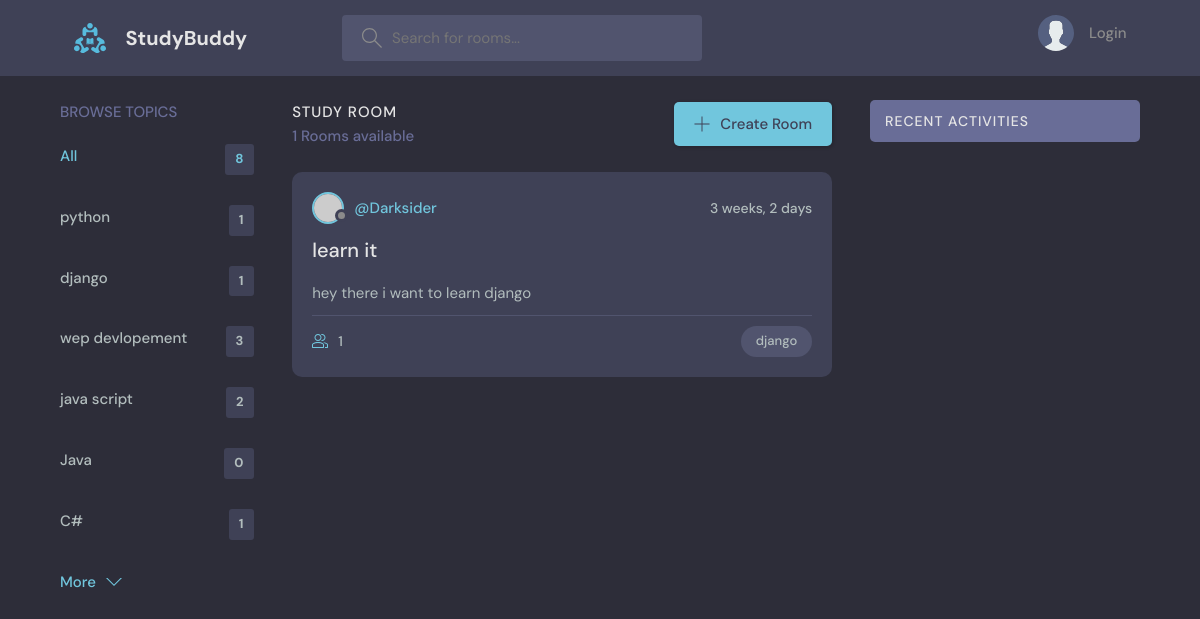
/?q=django, run on the app's committed database.
### base/models.py (models this page shows, shortened)
class Topic(models.Model):
    name = models.CharField(max_length=200)
    def __str__(self):
        return self.name

class Room(models.Model):
    host = models.ForeignKey(User, on_delete=models.SET_NULL , null=True)
    topic= models.ForeignKey(Topic , on_delete=models.SET_NULL ,null= True)
    name = models.CharField(max_length= 200)
    descripation = models.TextField(null= True , blank= True)
    participants = models.ManyToManyField(User , related_name='participants' , blank=True)
    update = models.DateTimeField(auto_now= True)
    created = models.DateTimeField(auto_now_add=True)
    class Meta:
        ordering = ['-update','-created']

### base/views.py (the view)
# urls.py: path('', views.home , name ='home'),
def home(request):
    q = request.GET.get('q') if request.GET.get('q') !=None else ''
    rooms =  Room.objects.filter(
    Q(topic__name__icontains=q )|
    Q(descripation__icontains = q)|
    Q(name__icontains =q)
    )
    messagefeed = Message.objects.filter(
    Q(room__topic__name__icontains=q )
    )
    allroom_count = Room.objects.count
    room__count = rooms.count
    topics = Topic.objects.all()
    context = {'room': rooms , 'topics':topics , 'room__count':room__count , 'messagefeed':messagefeed,'allroom_count':allroom_count}
    return render(request,'base/home.html' , context)

### base/templates/base/home.html
{% extends 'main.html'%}
{% block content %}
     <main class="layout layout--3">
      <div class="container">
    <div>
        {%include 'base/topicscomp.html' %}
    </div>
    <div>
           {%include 'base/feed.html' %}
    </div>
    <div >
      {% include 'base/activaty.html'%}
    </div>
</div>
</main>
{% endblock content%}

### base/templates/base/topicscomp.html
<div class="topics">
  <a href="{% url 'topic' %} ">
    <div class="topics__header">
      <h2>Browse Topics</h2>
    </div>
  </a>
    <ul class="topics__list">
      <li>
        <a href="{% url 'home'%}" class="active">All <span>{{allroom_count}}</span></a>
      </li>
      {% for topic in topics %}
      <li>
        <a href="{%url 'home'%}?q={{topic.name}}">{{topic.name}} <span>{{topic.room_set.all.count}}</span></a>
      </li>
      {% endfor %}
    </ul>
    <a class="btn btn--link" href="{% url 'topic'%}">
      More
      <svg version="1.1" xmlns="http://www.w3.org/2000/svg" width="32" height="32" viewBox="0 0 32 32">
        <title>chevron-down</title>
        <path d="M16 21l-13-13h-3l16 16 16-16h-3l-13 13z"></path>
      </svg>
    </a>
  </div>

### base/templates/base/feed.html (shortened to what this page needs)
{% load static %}
<div class="roomList">
    <div class="roomList__header">
      <div>
        <h2>Study Room</h2>
        <p>{{room__count}} Rooms available</p>
      </div>
      <a class="btn btn--main" href="{% url 'create-room'%}">
        <svg version="1.1" xmlns="http://www.w3.org/2000/svg" width="32" height="32" viewBox="0 0 32 32">
          <title>add</title>
          <path
            d="M16.943 0.943h-1.885v14.115h-14.115v1.885h14.115v14.115h1.885v-14.115h14.115v-1.885h-14.115v-14.115z"
          ></path>
        </svg>
        Create Room
      </a>
    </div>
    {% for room in room%}
    <div class="roomListRoom">
      <div class="roomListRoom__header">
        <a href="{% url 'profile' room.host.id %}" class="roomListRoom__author">
          <div class="avatar avatar--small">
            <img src="https://randomuser.me/api/portraits/women/11.jpg" />
          </div>
          <span>@{{room.host.username }}</span>
        </a>
        <div class="roomListRoom__actions">
          <span>{{room.created|timesince}}</span>
        </div>
      </div>
      <div class="roomListRoom__content">
        <a href="{%url 'room' room.id%}">{{room.name}}</a>
        <p>
          {{room.descripation}}
        </p>
      </div>
      <div class="roomListRoom__meta">
        <a href="{%url 'room' room.id%}" class="roomListRoom__joined">
          {{room.participants.count}}
        </a>
        <p class="roomListRoom__topic">{{room.topic}}</p>
      </div>
    </div>
    {% endfor %}
  </div>

### static/style/style.css (style rules this page uses)
:root { --color-main: #71c6dd; --color-main-light: #e1f6fb; --color-dark: #3f4156; --color-dark-medium: #51546e; --color-dark-light: #696d97; --color-light: #e5e5e5; --color-gray: #8b8b8b; --color-light-gray: #b2bdbd; --color-bg: #2d2d39; --color-success: #5dd693; --color-error: #fc4b0b; }
* { font-family: "DM Sans", -apple-system, BlinkMacSystemFont, "Segoe UI", Roboto, Oxygen, Ubuntu, Cantarell, "Open Sans", "Helvetica Neue", sans-serif; margin: 0; padding: 0; box-sizing: border-box; text-rendering: optimizeLegibility; font-size: inherit; }
html { font-size: 56.25%; }
@media only screen and (min-width: 1200px) { html { font-size: 62.5%; } }
body { line-height: 1.6; font-weight: 400; font-size: 1.5rem; color: var(--color-light-gray); background-color: var(--color-bg); min-height: 100vh; }
img { width: 100%; }
a { display: inline-block; color: var(--color-main); text-decoration: none; }
.container { max-width: 120rem; width: 90%; margin: auto; }
.btn { background-color: transparent; border: none; display: inline-flex; align-items: center; gap: 1rem; cursor: pointer; transition: all ease-in-out 0.3s; padding: 1rem 2rem; border-radius: 5px; box-shadow: 1px 1px 3px 1px rgba(0, 0, 0, 0.15); font-weight: 500; }
.btn--link { border-radius: 0; padding: 0; color: var(--color-main); box-shadow: none; }
.btn--main { background-color: var(--color-main); color: var(--color-dark); }
.btn > svg { fill: currentColor; width: 1.6rem; height: 1.6rem; }
.avatar { position: relative; display: inline-block; border-radius: 50%; border: 2px solid var(--color-main); }
.avatar img { display: block; border-radius: 50%; object-fit: cover; object-position: center; }
.avatar::after { content: ""; display: block; position: absolute; background-color: var(--color-gray); z-index: 111; border-radius: 50%; border: 0.3rem solid var(--color-dark); }
.avatar.avatar--small img { width: 2.8rem; height: 2.8rem; }
.avatar.avatar--small:after { width: 0.7rem; height: 0.7rem; bottom: 0px; right: -6px; }
.layout { margin-top: 2.4rem; }
.layout > .container { display: flex; justify-content: space-between; align-items: flex-start; }
.layout--3 > .container > div:first-child { flex-basis: 18%; max-width: 22.5rem; }
.layout--3 > .container > div:nth-child(2) { flex-basis: 50%; }
.layout--3 > .container > div:last-child { flex-basis: 25%; }
.topics__header { margin-bottom: 2rem; }
.topics__header h2 { text-transform: uppercase; font-weight: 500; color: var(--color-dark-light); }
.topics__list { list-style: none; }
.topics__list li a { display: flex; justify-content: space-between; margin-bottom: 3rem; font-weight: 500; color: var(--color-light-gray); transition: all 0.3s ease-in-out; }
.topics__list li a.active, .topics__list li a:hover { color: var(--color-main); }
.topics__list li a span { padding: 0.5rem 1rem; background-color: var(--color-dark); border-radius: 3px; font-size: 1.3rem; font-weight: 700; letter-spacing: 1px; }
.roomList__header { display: flex; justify-content: space-between; align-items: center; margin-bottom: 2.4rem; }
.roomList__header h2 { text-transform: uppercase; font-weight: 500; color: var(--color-light); letter-spacing: 1px; }
.roomList__header p { font-weight: 500; color: var(--color-dark-light); }
.roomListRoom { margin-bottom: 2.4rem; background-color: var(--color-dark); border-radius: 1rem; padding: 2rem; }
.roomListRoom__header { display: flex; justify-content: space-between; align-items: center; }
.roomListRoom__author { font-weight: 500; display: flex; align-items: center; gap: 1rem; }
.roomListRoom__actions { display: flex; align-items: flex-start; gap: 1rem; position: relative; }
.roomListRoom__actions span { font-size: 1.4rem; font-weight: 500; }
.roomListRoom__content { margin: 1rem 0; }
.roomListRoom__content a { font-size: 2rem; font-weight: 500; margin-bottom: 1.5rem; color: var(--color-light); transition: all 0.3s ease-in-out; }
.roomListRoom__meta { border-top: 1px solid var(--color-dark-medium); padding-top: 1rem; display: flex; align-items: center; justify-content: space-between; }
.roomListRoom__joined { color: var(--color-light-gray); display: flex; align-items: center; gap: 1rem; font-size: 1.4rem; font-weight: 500; }
.roomListRoom__joined svg { fill: var(--color-main); width: 1.6rem; height: 1.6rem; }
.roomListRoom__topic { padding: 5px 1.5rem; background-color: var(--color-dark-medium); border-radius: 5rem; font-weight: 500; font-size: 1.3rem; }

### data on the page
Topic: name "python", room_set.all.count "1"
Topic: name "django", room_set.all.count "1"
Topic: name "wep devlopement", room_set.all.count "3"
Topic: name "java script", room_set.all.count "2"
Topic: name "Java", room_set.all.count "0"
Topic: name "C#", room_set.all.count "1"
Room: host.username "Darksider", created "3 weeks, 2 days", name "learn it", descripation "hey there i want to learn django", participants.count "1", topic "django"

### other printed values
{{ allroom_count }} "8"
{{ room__count }} "1"
